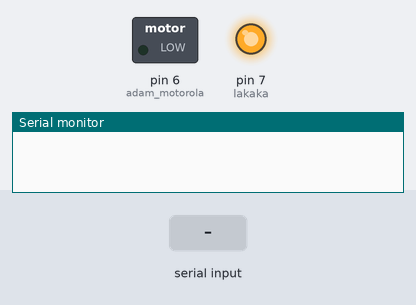
Recording of a sketch running on a simulated Arduino Uno, built with avr-gcc and run on an emulated ATmega328P. Parts: switched loads named in the sketch (green lamp = pin HIGH), output pins drawn as LEDs (lit = HIGH), the last lines printed to the serial monitor. Inputs (shaded band) come from the test bench.

Above: at 1.2 s.
1.3 s: byte 30 received over Serial
At 4.2 s:
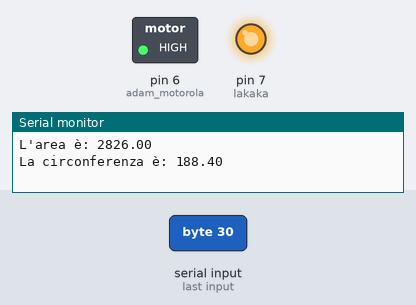
Timing chart, 0 to 7.5 s (numbered marks = the images above; inputs shaded):
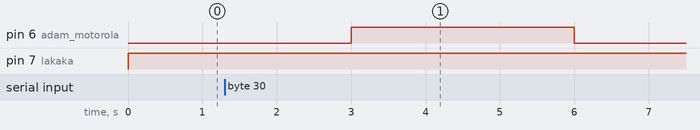

Measured:
- after the input at 1.3 s, pin 6 (adam_motorola): LOW → HIGH after 1.7 s, → LOW 3.0 s later

The sketch:

sketch_oct12c.ino
```cpp
int lakaka = 7;
int adam_motorola = 6;


void setup() {
  // put your setup code here, to run once:
  Serial.begin(9600);

  pinMode(lakaka, OUTPUT);
  pinMode(adam_motorola, OUTPUT);
}

void loop() {
  // put your main code here, to run repeatedly:
  double raggio;
  raggio = Serial.read();
  if (raggio != -1) {
    // calcolo area del cerchio
    double area = 3.14*raggio*raggio;

    // calcolo circonferenza
    double circ = 2*3.14*raggio;

    // Serial monitor
    Serial.print("L'area è: ");
    Serial.println(area);
    Serial.print("La circonferenza è: ");
    Serial.println(circ);
    digitalWrite(adam_motorola, HIGH);
    digitalWrite(lakaka, LOW);
  }
  else {
    digitalWrite(lakaka, HIGH);
    delay(3000);
    digitalWrite(adam_motorola, LOW);
  }
}
```
